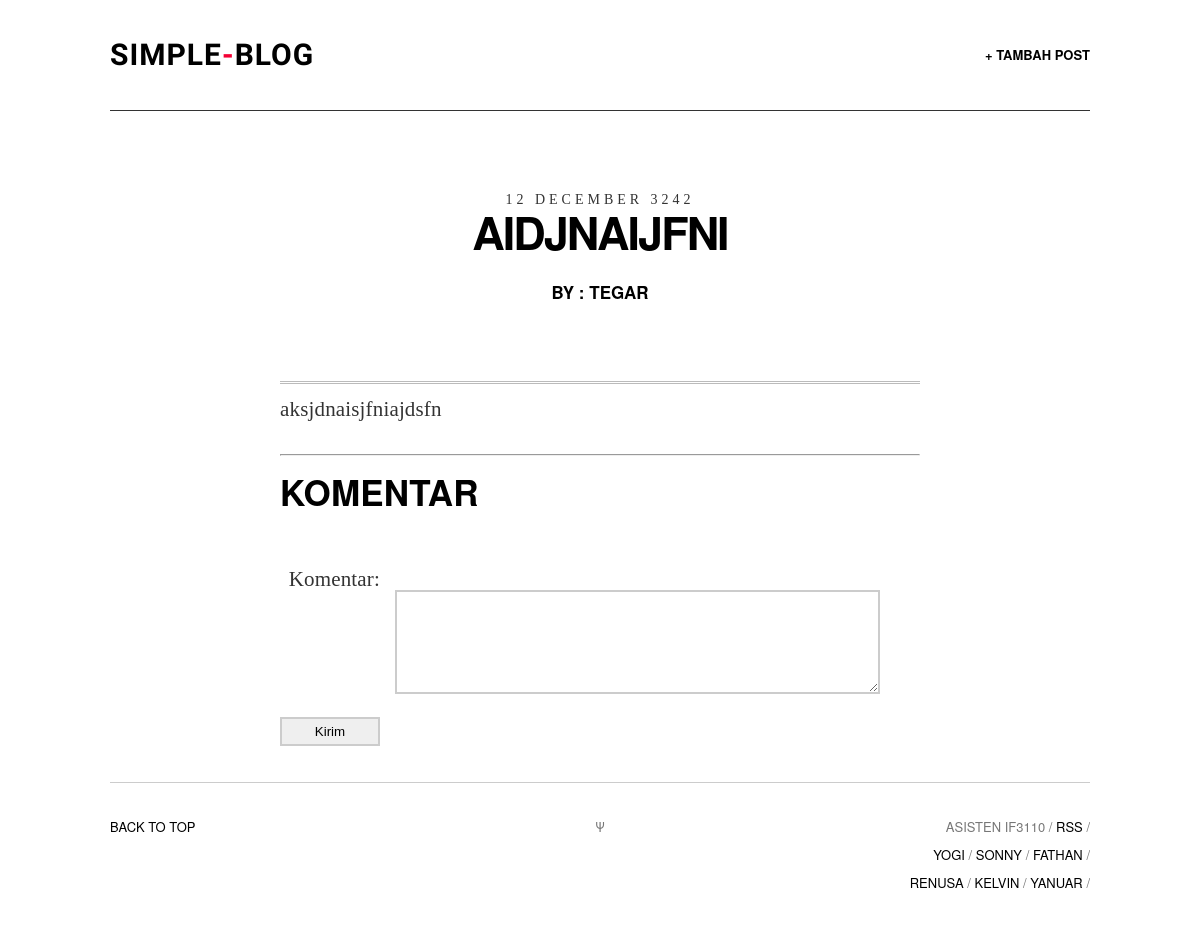
The page /post.php?postid=41 (signed in) on the database as committed earlier.
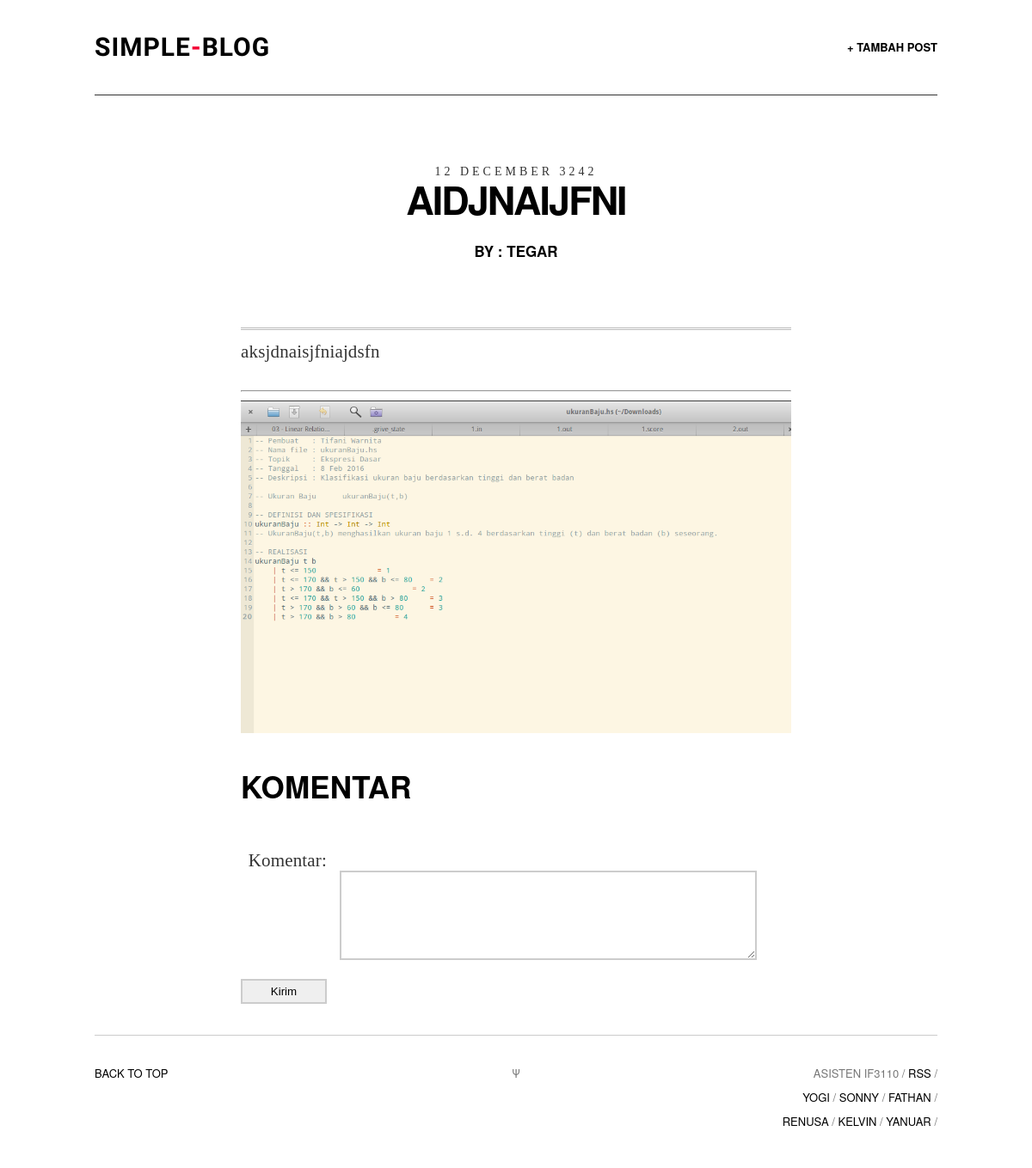
The same page on the database as committed later.
### tables this page shows
CREATE TABLE `post` (
  `Post_Id` int(100) NOT NULL,
  `Creator_Id` int(11) NOT NULL,
  `Title` varchar(100) NOT NULL,
  `Date` datetime NOT NULL,
  `Contents` text NOT NULL,
  `Image` varchar(255) DEFAULT NULL
);

CREATE TABLE `user` (
  `User_Id` int(11) NOT NULL,
  `Nama` varchar(25) NOT NULL,
  `Email` varchar(25) NOT NULL,
  `Password` varchar(25) NOT NULL,
  `base2` int(11) NOT NULL,
  `random` int(11) NOT NULL,
  `shared_key` int(11) NOT NULL
);

### posthandling.php (called while the page is built, shortened)
<?php
if (isset($_SESSION["isLogin"])){
	function getspecificpost($con,$postid)
	{
		$result = mysqli_query($con,"SELECT user.Nama , post.* FROM post INNER join user ON post.Creator_Id = user.User_Id WHERE Post_Id = ".$postid);
		return $result;
	}
}else{
    header("Location: login.php");
}
 ?>

### post.php (the view, shortened to what this page needs)
<?php
  if (isset($_SESSION["isLogin"])){
 ?>
<!DOCTYPE html>
<?php
    $con = phpsqlconnection();
    $postid = htmlspecialchars($_GET['postid'], ENT_QUOTES, 'UTF-8');
    $getpostresult = getspecificpost($con,$postid);
    $row = mysqli_fetch_array($getpostresult);
 ?>
<html>
<head>
<link rel="stylesheet" type="text/css" href="assets/css/screen.css" />
</head>
<body class="default">
<div class="wrapper">
<nav class="nav">
    <a style="border:none;" id="logo" href="index.php"><h1>Simple<span>-</span>Blog</h1></a>
    <ul class="nav-primary">
        <li><a href="new_post.php">+ Tambah Post</a></li>
    </ul>
</nav>
<article class="art simple post">
    <header class="art-header">
        <div class="art-header-inner" style="margin-top: 0px; opacity: 1;">
            <?php
              $time = strtotime(htmlspecialchars($row['Date'], ENT_QUOTES, 'UTF-8'));
              $time = date('j F Y',$time);
              echo "<time class=\"art-time\">".$time."</time>";
             ?>
             <?php
              echo "<h2 class=\"art-title\">".htmlspecialchars($row['Title'], ENT_QUOTES, 'UTF-8')."</h2>";
              ?>
              <?php
                echo "<h6 style= 'text-align: center;'> by : ".$row['Nama']."</h6>";
                ?>
        </div>
    </header>
    <div class="art-body">
        <div class="art-body-inner">
            <hr class="featured-article" />
            <?php
                echo "<p>".htmlspecialchars($row['Contents'], ENT_QUOTES, 'UTF-8')."</p>";
             ?>
            <hr />
           <?php
              if (isset($row['Image'])) {
                  echo "<img src=\"".$row['Image']."\" alt=\"\">";
              }
            ?>
            <h4>Komentar</h4>
            <div id="contact-area">
                <?php
                    echo
                    "<form name=\"AddComment\" method=\"post\"  onSubmit=\"return showcomments(".$postid.",Komentar.value)\">";
                 ?>
                    <label for="Komentar">Komentar:</label><br>
                    <textarea name="Komentar" rows="20" cols="20" id="Komentar"></textarea>
                    <input type="submit" name="submit" value="Kirim" class="submit-button">
                </form>
            </div>
        </div>
    </div>
</article>
<footer class="footer">
    <div class="back-to-top"><a href="">Back to top</a></div>
    <div class="psi">&Psi;</div>
    <aside class="offsite-links">
        Asisten IF3110 /
        <a class="rss-link" href="#rss">RSS</a> /
        <br>
        <a class="twitter-link" href="http://twitter.com/YoGiiSinaga">Yogi</a> /
        <a class="twitter-link" href="http://twitter.com/sonnylazuardi">Sonny</a> /
        <a class="twitter-link" href="http://twitter.com/fathanpranaya">Fathan</a> /
        <br>
        <a class="twitter-link" href="#">Renusa</a> /
        <a class="twitter-link" href="#">Kelvin</a> /
        <a class="twitter-link" href="#">Yanuar</a> /
    </aside>
</footer>
</div>
</body>
</html>
<?php
    }else{
        header("Location: login.php");
        exit();
    }
 ?>

Rows that differ between the two databases and show on the page:
changed post "AIDJNAIJFNI": Image: picture added
